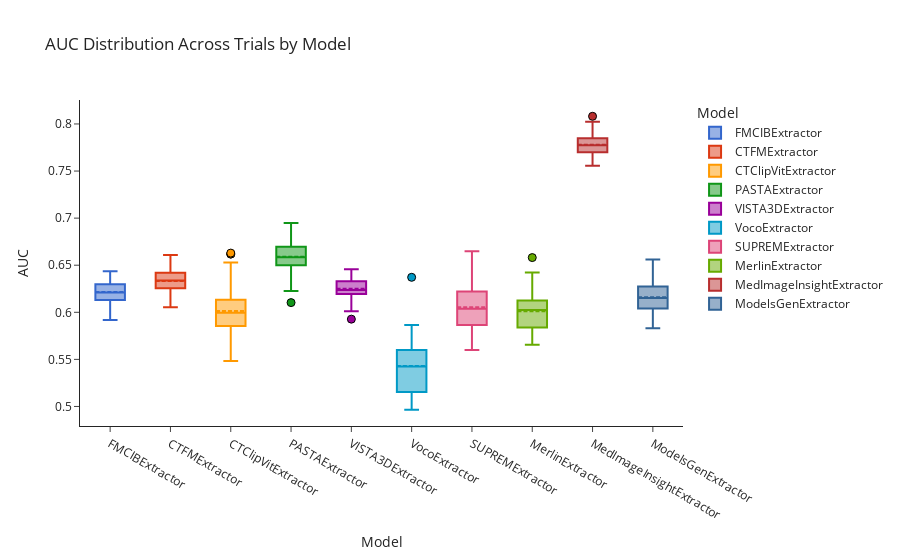

Notebook code for this chart:
### Code cell
import plotly.express as px

# Create a box plot without mapping colors to "Model" to ensure all boxes use the same color.
fig = px.box(results_df, x="Model", y="AUC",
             title="AUC Distribution Across Trials by Model",
             template="simple_white")

# Update traces to ensure every box has the same fill color.
fig.update_traces(marker=dict(color="#1f77b4", size=8, line=dict(width=1, color="black")),
                  boxmean=True)

fig.show()

### Figure 1 — Plotly figure (JSON) as saved in the notebook; plotly's stock layout.template omitted (floating-point values rounded to 4 significant figures)
{"data": [{"alignmentgroup": "True", "boxmean": true, "hovertemplate": "Model=%{x}<br>AUC=%{y}<extra></extra>", "legendgroup": "FMCIBExtractor", "marker": {"color": "#3366CC", "line": {"color": "black", "width": 1}, "size": 8}, "name": "FMCIBExtractor", "notched": false, "offsetgroup": "FMCIBExtractor", "orientation": "v", "showlegend": true, "type": "box", "x": ["FMCIBExtractor", "FMCIBExtractor", "FMCIBExtractor", "FMCIBExtractor", "FMCIBExtractor", "FMCIBExtractor", "FMCIBExtractor", "FMCIBExtractor", "FMCIBExtractor", "FMCIBExtractor", "FMCIBExtractor", "FMCIBExtractor", "FMCIBExtractor", "FMCIBExtractor", "FMCIBExtractor", "FMCIBExtractor", "FMCIBExtractor", "FMCIBExtractor", "FMCIBExtractor", "FMCIBExtractor", "FMCIBExtractor", "FMCIBExtractor", "FMCIBExtractor", "FMCIBExtractor", "FMCIBExtractor", "FMCIBExtractor", "FMCIBExtractor", "FMCIBExtractor", "FMCIBExtractor", "FMCIBExtractor", "FMCIBExtractor", "FMCIBExtractor", "FMCIBExtractor", "FMCIBExtractor", "FMCIBExtractor", "FMCIBExtractor", "FMCIBExtractor", "FMCIBExtractor", "FMCIBExtractor", "FMCIBExtractor", "FMCIBExtractor", "FMCIBExtractor", "FMCIBExtractor", "FMCIBExtractor", "FMCIBExtractor", "FMCIBExtractor", "FMCIBExtractor", "FMCIBExtractor", "FMCIBExtractor"], "x0": " ", "xaxis": "x", "y": [0.6134, 0.6233, 0.5918, 0.6116, 0.627, 0.6074, 0.6192, 0.6167, 0.6409, 0.6126, 0.6367, 0.6342, 0.6088, 0.6362, 0.621, 0.6205, 0.6224, 0.6386, 0.6125, 0.6038, 0.6145, 0.629, 0.6126, 0.6358, 0.634, 0.6121, 0.6118, 0.6147, 0.6358, 0.6247, 0.6243, 0.6005, 0.6174, 0.622, 0.6437, 0.6123, 0.6132, 0.6201, 0.6228, 0.6297, 0.623, 0.6176, 0.6303, 0.6261, 0.6161, 0.6365, 0.6257, 0.63, 0.6178], "y0": " ", "yaxis": "y"}, {"alignmentgroup": "True", "boxmean": true, "hovertemplate": "Model=%{x}<br>AUC=%{y}<extra></extra>", "legendgroup": "CTFMExtractor", "marker": {"color": "#DC3912", "line": {"color": "black", "width": 1}, "size": 8}, "name": "CTFMExtractor", "notched": false, "offsetgroup": "CTFMExtractor", "orientation": "v", "showlegend": true, "type": "box", "x": ["CTFMExtractor", "CTFMExtractor", "CTFMExtractor", "CTFMExtractor", "CTFMExtractor", "CTFMExtractor", "CTFMExtractor", "CTFMExtractor", "CTFMExtractor", "CTFMExtractor", "CTFMExtractor", "CTFMExtractor", "CTFMExtractor", "CTFMExtractor", "CTFMExtractor", "CTFMExtractor", "CTFMExtractor", "CTFMExtractor", "CTFMExtractor", "CTFMExtractor", "CTFMExtractor", "CTFMExtractor", "CTFMExtractor", "CTFMExtractor", "CTFMExtractor", "CTFMExtractor", "CTFMExtractor", "CTFMExtractor", "CTFMExtractor", "CTFMExtractor", "CTFMExtractor", "CTFMExtractor", "CTFMExtractor", "CTFMExtractor", "CTFMExtractor", "CTFMExtractor", "CTFMExtractor", "CTFMExtractor", "CTFMExtractor", "CTFMExtractor", "CTFMExtractor", "CTFMExtractor", "CTFMExtractor", "CTFMExtractor", "CTFMExtractor", "CTFMExtractor", "CTFMExtractor", "CTFMExtractor", "CTFMExtractor"], "x0": " ", "xaxis": "x", "y": [0.6205, 0.6263, 0.6511, 0.6434, 0.6378, 0.6375, 0.6478, 0.6054, 0.647, 0.633, 0.6293, 0.6337, 0.6303, 0.6303, 0.6111, 0.6157, 0.6406, 0.6471, 0.6263, 0.6412, 0.6402, 0.6263, 0.6185, 0.641, 0.6274, 0.6383, 0.6239, 0.6271, 0.6245, 0.613, 0.6192, 0.6507, 0.6393, 0.619, 0.6438, 0.6138, 0.6259, 0.6275, 0.6279, 0.6347, 0.6437, 0.638, 0.6194, 0.6393, 0.6416, 0.6608, 0.6533, 0.6447, 0.6538], "y0": " ", "yaxis": "y"}, {"alignmentgroup": "True", "boxmean": true, "hovertemplate": "Model=%{x}<br>AUC=%{y}<extra></extra>", "legendgroup": "CTClipVitExtractor", "marker": {"color": "#FF9900", "line": {"color": "black", "width": 1}, "size": 8}, "name": "CTClipVitExtractor", "notched": false, "offsetgroup": "CTClipVitExtractor", "orientation": "v", "showlegend": true, "type": "box", "x": ["CTClipVitExtractor", "CTClipVitExtractor", "CTClipVitExtractor", "CTClipVitExtractor", "CTClipVitExtractor", "CTClipVitExtractor", "CTClipVitExtractor", "CTClipVitExtractor", "CTClipVitExtractor", "CTClipVitExtractor", "CTClipVitExtractor", "CTClipVitExtractor", "CTClipVitExtractor", "CTClipVitExtractor", "CTClipVitExtractor", "CTClipVitExtractor", "CTClipVitExtractor", "CTClipVitExtractor", "CTClipVitExtractor", "CTClipVitExtractor", "CTClipVitExtractor", "CTClipVitExtractor", "CTClipVitExtractor", "CTClipVitExtractor", "CTClipVitExtractor", "CTClipVitExtractor", "CTClipVitExtractor", "CTClipVitExtractor", "CTClipVitExtractor", "CTClipVitExtractor", "CTClipVitExtractor", "CTClipVitExtractor", "CTClipVitExtractor", "CTClipVitExtractor", "CTClipVitExtractor", "CTClipVitExtractor", "CTClipVitExtractor", "CTClipVitExtractor", "CTClipVitExtractor", "CTClipVitExtractor", "CTClipVitExtractor", "CTClipVitExtractor", "CTClipVitExtractor", "CTClipVitExtractor", "CTClipVitExtractor", "CTClipVitExtractor", "CTClipVitExtractor", "CTClipVitExtractor", "CTClipVitExtractor"], "x0": " ", "xaxis": "x", "y": [0.6086, 0.5938, 0.5838, 0.6194, 0.564, 0.6104, 0.5592, 0.6006, 0.567, 0.5798, 0.5729, 0.5917, 0.653, 0.6045, 0.5858, 0.5916, 0.5867, 0.5927, 0.651, 0.5483, 0.5916, 0.6064, 0.6462, 0.6184, 0.6618, 0.5711, 0.6085, 0.5848, 0.575, 0.5582, 0.6204, 0.6294, 0.5868, 0.6036, 0.6035, 0.5907, 0.6214, 0.5957, 0.5976, 0.6618, 0.5996, 0.6225, 0.5947, 0.564, 0.6629, 0.6005, 0.6025, 0.6116, 0.6084], "y0": " ", "yaxis": "y"}, {"alignmentgroup": "True", "boxmean": true, "hovertemplate": "Model=%{x}<br>AUC=%{y}<extra></extra>", "legendgroup": "PASTAExtractor", "marker": {"color": "#109618", "line": {"color": "black", "width": 1}, "size": 8}, "name": "PASTAExtractor", "notched": false, "offsetgroup": "PASTAExtractor", "orientation": "v", "showlegend": true, "type": "box", "x": ["PASTAExtractor", "PASTAExtractor", "PASTAExtractor", "PASTAExtractor", "PASTAExtractor", "PASTAExtractor", "PASTAExtractor", "PASTAExtractor", "PASTAExtractor", "PASTAExtractor", "PASTAExtractor", "PASTAExtractor", "PASTAExtractor", "PASTAExtractor", "PASTAExtractor", "PASTAExtractor", "PASTAExtractor", "PASTAExtractor", "PASTAExtractor", "PASTAExtractor", "PASTAExtractor", "PASTAExtractor", "PASTAExtractor", "PASTAExtractor", "PASTAExtractor", "PASTAExtractor", "PASTAExtractor", "PASTAExtractor", "PASTAExtractor", "PASTAExtractor", "PASTAExtractor", "PASTAExtractor", "PASTAExtractor", "PASTAExtractor", "PASTAExtractor", "PASTAExtractor", "PASTAExtractor", "PASTAExtractor", "PASTAExtractor", "PASTAExtractor", "PASTAExtractor", "PASTAExtractor", "PASTAExtractor", "PASTAExtractor", "PASTAExtractor", "PASTAExtractor", "PASTAExtractor", "PASTAExtractor", "PASTAExtractor"], "x0": " ", "xaxis": "x", "y": [0.6103, 0.6583, 0.6592, 0.6948, 0.6696, 0.65, 0.653, 0.6404, 0.6517, 0.6387, 0.6403, 0.6545, 0.6348, 0.6685, 0.6318, 0.6894, 0.6409, 0.6866, 0.6428, 0.6496, 0.6878, 0.66, 0.6681, 0.6542, 0.6225, 0.6682, 0.6635, 0.6333, 0.6657, 0.6752, 0.6422, 0.653, 0.6837, 0.654, 0.6721, 0.6586, 0.6709, 0.6701, 0.6867, 0.6752, 0.6558, 0.6647, 0.6614, 0.6654, 0.686, 0.6626, 0.6571, 0.6581, 0.6539], "y0": " ", "yaxis": "y"}, {"alignmentgroup": "True", "boxmean": true, "hovertemplate": "Model=%{x}<br>AUC=%{y}<extra></extra>", "legendgroup": "VISTA3DExtractor", "marker": {"color": "#990099", "line": {"color": "black", "width": 1}, "size": 8}, "name": "VISTA3DExtractor", "notched": false, "offsetgroup": "VISTA3DExtractor", "orientation": "v", "showlegend": true, "type": "box", "x": ["VISTA3DExtractor", "VISTA3DExtractor", "VISTA3DExtractor", "VISTA3DExtractor", "VISTA3DExtractor", "VISTA3DExtractor", "VISTA3DExtractor", "VISTA3DExtractor", "VISTA3DExtractor", "VISTA3DExtractor", "VISTA3DExtractor", "VISTA3DExtractor", "VISTA3DExtractor", "VISTA3DExtractor", "VISTA3DExtractor", "VISTA3DExtractor", "VISTA3DExtractor", "VISTA3DExtractor", "VISTA3DExtractor", "VISTA3DExtractor", "VISTA3DExtractor", "VISTA3DExtractor", "VISTA3DExtractor", "VISTA3DExtractor", "VISTA3DExtractor", "VISTA3DExtractor", "VISTA3DExtractor", "VISTA3DExtractor", "VISTA3DExtractor", "VISTA3DExtractor", "VISTA3DExtractor", "VISTA3DExtractor", "VISTA3DExtractor", "VISTA3DExtractor", "VISTA3DExtractor", "VISTA3DExtractor", "VISTA3DExtractor", "VISTA3DExtractor", "VISTA3DExtractor", "VISTA3DExtractor", "VISTA3DExtractor", "VISTA3DExtractor", "VISTA3DExtractor", "VISTA3DExtractor", "VISTA3DExtractor", "VISTA3DExtractor", "VISTA3DExtractor", "VISTA3DExtractor", "VISTA3DExtractor"], "x0": " ", "xaxis": "x", "y": [0.6234, 0.6236, 0.6214, 0.6418, 0.6153, 0.6432, 0.631, 0.6331, 0.6332, 0.6176, 0.6199, 0.6384, 0.6215, 0.622, 0.6011, 0.6328, 0.6211, 0.6238, 0.6171, 0.6169, 0.6329, 0.6379, 0.6152, 0.5927, 0.6313, 0.6247, 0.6025, 0.6262, 0.6229, 0.6182, 0.6263, 0.627, 0.6215, 0.6229, 0.6315, 0.6392, 0.6227, 0.6458, 0.643, 0.6345, 0.6222, 0.6385, 0.6117, 0.6261, 0.6035, 0.6027, 0.6443, 0.6257, 0.6287], "y0": " ", "yaxis": "y"}, {"alignmentgroup": "True", "boxmean": true, "hovertemplate": "Model=%{x}<br>AUC=%{y}<extra></extra>", "legendgroup": "VocoExtractor", "marker": {"color": "#0099C6", "line": {"color": "black", "width": 1}, "size": 8}, "name": "VocoExtractor", "notched": false, "offsetgroup": "VocoExtractor", "orientation": "v", "showlegend": true, "type": "box", "x": ["VocoExtractor", "VocoExtractor", "VocoExtractor", "VocoExtractor", "VocoExtractor", "VocoExtractor", "VocoExtractor", "VocoExtractor", "VocoExtractor", "VocoExtractor", "VocoExtractor", "VocoExtractor", "VocoExtractor", "VocoExtractor", "VocoExtractor", "VocoExtractor", "VocoExtractor", "VocoExtractor", "VocoExtractor", "VocoExtractor", "VocoExtractor", "VocoExtractor", "VocoExtractor", "VocoExtractor", "VocoExtractor", "VocoExtractor", "VocoExtractor", "VocoExtractor", "VocoExtractor", "VocoExtractor", "VocoExtractor", "VocoExtractor", "VocoExtractor", "VocoExtractor", "VocoExtractor", "VocoExtractor", "VocoExtractor", "VocoExtractor", "VocoExtractor", "VocoExtractor", "VocoExtractor", "VocoExtractor", "VocoExtractor", "VocoExtractor", "VocoExtractor", "VocoExtractor", "VocoExtractor", "VocoExtractor", "VocoExtractor"], "x0": " ", "xaxis": "x", "y": [0.5213, 0.5475, 0.5356, 0.5596, 0.5287, 0.5704, 0.5759, 0.5613, 0.5659, 0.5096, 0.5468, 0.5107, 0.5864, 0.539, 0.5143, 0.576, 0.5245, 0.5735, 0.5012, 0.5783, 0.5019, 0.5583, 0.5584, 0.5575, 0.578, 0.5129, 0.5012, 0.5155, 0.4979, 0.554, 0.5486, 0.5432, 0.542, 0.5373, 0.5421, 0.5191, 0.5114, 0.539, 0.5829, 0.5764, 0.5423, 0.6371, 0.5563, 0.4966, 0.5147, 0.5568, 0.5091, 0.5347, 0.5477], "y0": " ", "yaxis": "y"}, {"alignmentgroup": "True", "boxmean": true, "hovertemplate": "Model=%{x}<br>AUC=%{y}<extra></extra>", "legendgroup": "SUPREMExtractor", "marker": {"color": "#DD4477", "line": {"color": "black", "width": 1}, "size": 8}, "name": "SUPREMExtractor", "notched": false, "offsetgroup": "SUPREMExtractor", "orientation": "v", "showlegend": true, "type": "box", "x": ["SUPREMExtractor", "SUPREMExtractor", "SUPREMExtractor", "SUPREMExtractor", "SUPREMExtractor", "SUPREMExtractor", "SUPREMExtractor", "SUPREMExtractor", "SUPREMExtractor", "SUPREMExtractor", "SUPREMExtractor", "SUPREMExtractor", "SUPREMExtractor", "SUPREMExtractor", "SUPREMExtractor", "SUPREMExtractor", "SUPREMExtractor", "SUPREMExtractor", "SUPREMExtractor", "SUPREMExtractor", "SUPREMExtractor", "SUPREMExtractor", "SUPREMExtractor", "SUPREMExtractor", "SUPREMExtractor", "SUPREMExtractor", "SUPREMExtractor", "SUPREMExtractor", "SUPREMExtractor", "SUPREMExtractor", "SUPREMExtractor", "SUPREMExtractor", "SUPREMExtractor", "SUPREMExtractor", "SUPREMExtractor", "SUPREMExtractor", "SUPREMExtractor", "SUPREMExtractor", "SUPREMExtractor", "SUPREMExtractor", "SUPREMExtractor", "SUPREMExtractor", "SUPREMExtractor", "SUPREMExtractor", "SUPREMExtractor", "SUPREMExtractor", "SUPREMExtractor", "SUPREMExtractor", "SUPREMExtractor"], "x0": " ", "xaxis": "x", "y": [0.5757, 0.6439, 0.6163, 0.607, 0.6021, 0.5849, 0.6383, 0.5744, 0.5853, 0.5926, 0.5851, 0.6242, 0.6289, 0.6172, 0.5894, 0.6216, 0.6095, 0.6371, 0.5945, 0.6016, 0.6359, 0.5937, 0.6037, 0.5867, 0.5698, 0.6182, 0.6061, 0.5966, 0.596, 0.6463, 0.6104, 0.56, 0.5835, 0.5796, 0.6096, 0.5974, 0.5808, 0.6067, 0.624, 0.5974, 0.6394, 0.5776, 0.5875, 0.6298, 0.6082, 0.6265, 0.5785, 0.6196, 0.6649], "y0": " ", "yaxis": "y"}, {"alignmentgroup": "True", "boxmean": true, "hovertemplate": "Model=%{x}<br>AUC=%{y}<extra></extra>", "legendgroup": "MerlinExtractor", "marker": {"color": "#66AA00", "line": {"color": "black", "width": 1}, "size": 8}, "name": "MerlinExtractor", "notched": false, "offsetgroup": "MerlinExtractor", "orientation": "v", "showlegend": true, "type": "box", "x": ["MerlinExtractor", "MerlinExtractor", "MerlinExtractor", "MerlinExtractor", "MerlinExtractor", "MerlinExtractor", "MerlinExtractor", "MerlinExtractor", "MerlinExtractor", "MerlinExtractor", "MerlinExtractor", "MerlinExtractor", "MerlinExtractor", "MerlinExtractor", "MerlinExtractor", "MerlinExtractor", "MerlinExtractor", "MerlinExtractor", "MerlinExtractor", "MerlinExtractor", "MerlinExtractor", "MerlinExtractor", "MerlinExtractor", "MerlinExtractor", "MerlinExtractor", "MerlinExtractor", "MerlinExtractor", "MerlinExtractor", "MerlinExtractor", "MerlinExtractor", "MerlinExtractor", "MerlinExtractor", "MerlinExtractor", "MerlinExtractor", "MerlinExtractor", "MerlinExtractor", "MerlinExtractor", "MerlinExtractor", "MerlinExtractor", "MerlinExtractor", "MerlinExtractor", "MerlinExtractor", "MerlinExtractor", "MerlinExtractor", "MerlinExtractor", "MerlinExtractor", "MerlinExtractor", "MerlinExtractor", "MerlinExtractor"], "x0": " ", "xaxis": "x", "y": [0.6289, 0.6422, 0.599, 0.5896, 0.6258, 0.591, 0.5798, 0.6068, 0.5945, 0.6104, 0.6188, 0.6043, 0.589, 0.5842, 0.5824, 0.577, 0.6283, 0.5688, 0.6581, 0.6198, 0.6024, 0.5947, 0.6139, 0.5808, 0.5657, 0.6048, 0.6097, 0.5809, 0.577, 0.6142, 0.6042, 0.5932, 0.6061, 0.6033, 0.6016, 0.6145, 0.5816, 0.6145, 0.6093, 0.6299, 0.579, 0.6008, 0.582, 0.6034, 0.5915, 0.5824, 0.5903, 0.6119, 0.6076], "y0": " ", "yaxis": "y"}, {"alignmentgroup": "True", "boxmean": true, "hovertemplate": "Model=%{x}<br>AUC=%{y}<extra></extra>", "legendgroup": "MedImageInsightExtractor", "marker": {"color": "#B82E2E", "line": {"color": "black", "width": 1}, "size": 8}, "name": "MedImageInsightExtractor", "notched": false, "offsetgroup": "MedImageInsightExtractor", "orientation": "v", "showlegend": true, "type": "box", "x": ["MedImageInsightExtractor", "MedImageInsightExtractor", "MedImageInsightExtractor", "MedImageInsightExtractor", "MedImageInsightExtractor", "MedImageInsightExtractor", "MedImageInsightExtractor", "MedImageInsightExtractor", "MedImageInsightExtractor", "MedImageInsightExtractor", "MedImageInsightExtractor", "MedImageInsightExtractor", "MedImageInsightExtractor", "MedImageInsightExtractor", "MedImageInsightExtractor", "MedImageInsightExtractor", "MedImageInsightExtractor", "MedImageInsightExtractor", "MedImageInsightExtractor", "MedImageInsightExtractor", "MedImageInsightExtractor", "MedImageInsightExtractor", "MedImageInsightExtractor", "MedImageInsightExtractor", "MedImageInsightExtractor", "MedImageInsightExtractor", "MedImageInsightExtractor", "MedImageInsightExtractor", "MedImageInsightExtractor", "MedImageInsightExtractor", "MedImageInsightExtractor", "MedImageInsightExtractor", "MedImageInsightExtractor", "MedImageInsightExtractor", "MedImageInsightExtractor", "MedImageInsightExtractor", "MedImageInsightExtractor", "MedImageInsightExtractor", "MedImageInsightExtractor", "MedImageInsightExtractor", "MedImageInsightExtractor", "MedImageInsightExtractor", "MedImageInsightExtractor", "MedImageInsightExtractor", "MedImageInsightExtractor", "MedImageInsightExtractor", "MedImageInsightExtractor", "MedImageInsightExtractor", "MedImageInsightExtractor"], "x0": " ", "xaxis": "x", "y": [0.7784, 0.7883, 0.7814, 0.7766, 0.7933, 0.7913, 0.7755, 0.7983, 0.7616, 0.8023, 0.7646, 0.7567, 0.7577, 0.7992, 0.7874, 0.7686, 0.7568, 0.8081, 0.7804, 0.7815, 0.7794, 0.7558, 0.7805, 0.7764, 0.7804, 0.7774, 0.7766, 0.7845, 0.7863, 0.7666, 0.7914, 0.7705, 0.7626, 0.7646, 0.7765, 0.7933, 0.7795, 0.7755, 0.7794, 0.7765, 0.7775, 0.7745, 0.7904, 0.7765, 0.7577, 0.7735, 0.7756, 0.7814, 0.7675], "y0": " ", "yaxis": "y"}, {"alignmentgroup": "True", "boxmean": true, "hovertemplate": "Model=%{x}<br>AUC=%{y}<extra></extra>", "legendgroup": "ModelsGenExtractor", "marker": {"color": "#316395", "line": {"color": "black", "width": 1}, "size": 8}, "name": "ModelsGenExtractor", "notched": false, "offsetgroup": "ModelsGenExtractor", "orientation": "v", "showlegend": true, "type": "box", "x": ["ModelsGenExtractor", "ModelsGenExtractor", "ModelsGenExtractor", "ModelsGenExtractor", "ModelsGenExtractor", "ModelsGenExtractor", "ModelsGenExtractor", "ModelsGenExtractor", "ModelsGenExtractor", "ModelsGenExtractor", "ModelsGenExtractor", "ModelsGenExtractor", "ModelsGenExtractor", "ModelsGenExtractor", "ModelsGenExtractor", "ModelsGenExtractor", "ModelsGenExtractor", "ModelsGenExtractor", "ModelsGenExtractor", "ModelsGenExtractor", "ModelsGenExtractor", "ModelsGenExtractor", "ModelsGenExtractor", "ModelsGenExtractor", "ModelsGenExtractor", "ModelsGenExtractor", "ModelsGenExtractor", "ModelsGenExtractor", "ModelsGenExtractor", "ModelsGenExtractor", "ModelsGenExtractor", "ModelsGenExtractor", "ModelsGenExtractor", "ModelsGenExtractor", "ModelsGenExtractor", "ModelsGenExtractor", "ModelsGenExtractor", "ModelsGenExtractor", "ModelsGenExtractor", "ModelsGenExtractor", "ModelsGenExtractor", "ModelsGenExtractor", "ModelsGenExtractor", "ModelsGenExtractor", "ModelsGenExtractor", "ModelsGenExtractor", "ModelsGenExtractor", "ModelsGenExtractor", "ModelsGenExtractor"], "x0": " ", "xaxis": "x", "y": [0.6325, 0.6451, 0.5879, 0.6089, 0.5835, 0.6096, 0.625, 0.6413, 0.6395, 0.6029, 0.6272, 0.6219, 0.6155, 0.6276, 0.5864, 0.5956, 0.6262, 0.6182, 0.6181, 0.6109, 0.6045, 0.6562, 0.6154, 0.6122, 0.6069, 0.6091, 0.617, 0.6152, 0.5919, 0.6115, 0.583, 0.6133, 0.6088, 0.6149, 0.6155, 0.6445, 0.602, 0.5878, 0.6435, 0.5935, 0.6345, 0.6483, 0.6385, 0.6027, 0.6059, 0.6032, 0.6265, 0.6296, 0.6199], "y0": " ", "yaxis": "y"}], "layout": {"boxmode": "overlay", "legend": {"title": {"text": "Model"}, "tracegroupgap": 0}, "title": {"text": "AUC Distribution Across Trials by Model"}, "xaxis": {"anchor": "y", "categoryarray": ["FMCIBExtractor", "CTFMExtractor", "CTClipVitExtractor", "PASTAExtractor", "VISTA3DExtractor", "VocoExtractor", "SUPREMExtractor", "MerlinExtractor", "MedImageInsightExtractor", "ModelsGenExtractor"], "categoryorder": "array", "domain": [0, 1], "title": {"text": "Model"}}, "yaxis": {"anchor": "x", "domain": [0, 1], "title": {"text": "AUC"}}}}
